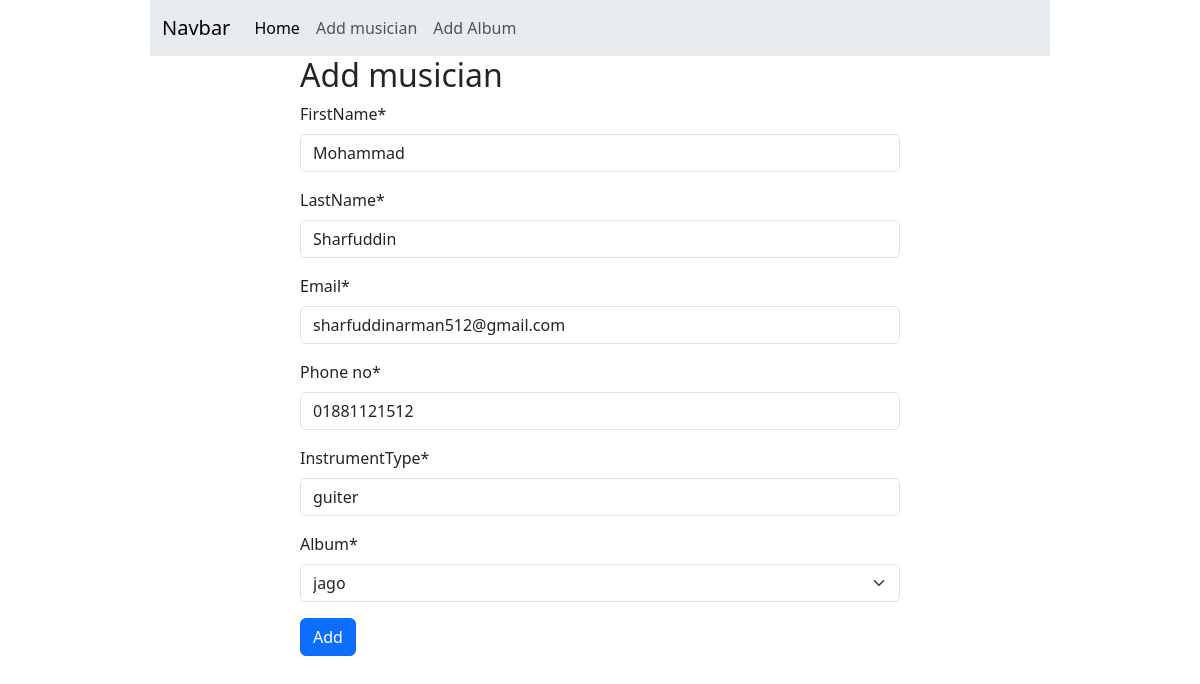
Screenshot of /edit/5 with the database file from the repository.
### musician/models.py (models this page shows)
class MusicianModel(models.Model):
    firstName = models.CharField(max_length=30)
    lastName = models.CharField(max_length=30)
    email = models.EmailField()
    phone_no = models.CharField(max_length=12)
    instrumentType = models.CharField(max_length=50)
    album = models.ForeignKey(AlbumModel, on_delete=models.CASCADE)

### musician/views.py (the view)
# urls.py: path("edit/<int:id>",editmusician, name='edit'),
def editmusician(request,id):
    musician = models.MusicianModel.objects.get(pk=id)
    form = forms.MusicianForm(instance=musician)
    if request.method == 'POST':
        form = forms.MusicianForm(request.POST,instance=musician)
        if form.is_valid():
            form.save()
            return redirect('home')
    return render(request, 'musician.html',{'form': form})

### musician/forms.py
class MusicianForm(forms.ModelForm):
    class Meta:
        model = models.MusicianModel
        fields = '__all__'

### album/models.py (called while the page is built)
    def __str__(self) -> str:
        return self.albumName

### musician/templates/musician.html
{% extends "base.html" %}{% block content %} {% load crispy_forms_tags %}
<form method="POST" class="w-50 m-auto">
  <h2>Add musician</h2>
  {% csrf_token %} {{form | crispy}}
  <input type="submit" value="Add" class="btn btn-primary" />
</form>
{% endblock content %}

### rows the page displays
MusicianModel: firstName "Mohammad", lastName "Sharfuddin", email "sharfuddinarman512@gmail.com", phone_no "01881121512", instrumentType "guiter", album "jago"
